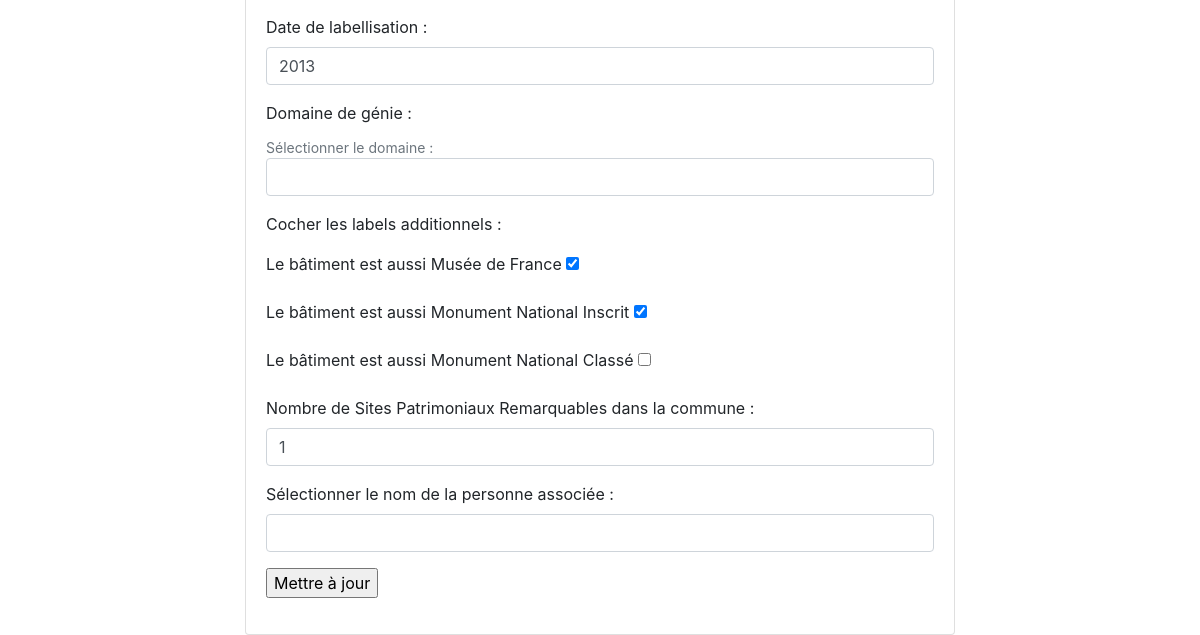
Before: /update/maisons/ABBAYE-ÉCOLE DE SORÈZE (lower part) with the older database file.
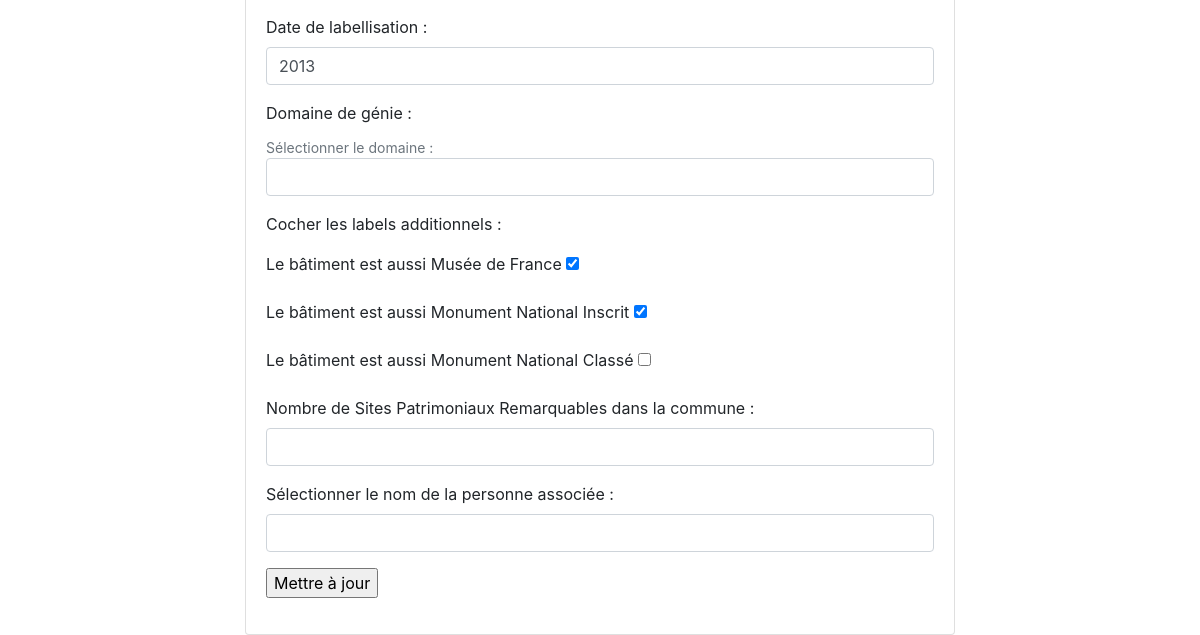
After: the same page with the newer database file.
### appli/app/models/data.py (models this page shows)
class Maisons(db.Model):
    __tablename__ = "maisons"
    id = db.Column(db.String(500), primary_key=True)
    denomination = db.Column(db.String(45))
    code_postal = db.Column(db.String(5))
    dpmt = db.Column(db.String(45))
    region = db.Column(db.String(45))
    adresse = db.Column(db.String(45))
    commune = db.Column(db.String(45))
    code_INSEE = db.Column(db.String(5))
    pays = db.Column(db.String(45))
    date_label = db.Column(db.Integer)
    latitude = db.Column(db.Float)
    longitude = db.Column(db.Float)
    museeFrance = db.Column(db.Boolean)
    monumentsInscrits = db.Column(db.Boolean)
    monumentsClasses = db.Column(db.Boolean)
    nombreSPR = db.Column(db.Integer, nullable=True)
    type = db.Column(db.Enum(Domaine))
    idWikidata = db.Column(
        db.String(20),
        db.ForeignKey('personnes.idWikidata'))
    @staticmethod
    def get_distinct_regions():
        distinct_regions = db.session.query(Maisons.region.distinct()).all()
        return [region[0] for region in distinct_regions]

### appli/app/routes/update.py (the view)
@app.route("/update/maisons/<string:nom_maison>", methods=['GET', 'POST'])
def update_maisons(nom_maison):
    distinct_regions = Maisons.get_distinct_regions()
    maison= Maisons.query.filter(Maisons.denomination == nom_maison).first()
    personne = Personnes.query.filter(Personnes.idWikidata == str(maison.idWikidata)).first()
    form = UpdateMaisons()
    form.id.data = maison.id
    form.denomination.data = maison.denomination
    form.code_postal.data = maison.code_postal
    form.adresse.data = maison.adresse
    form.commune.data = maison.commune
    form.dpmt.data = maison.dpmt
    form.region.data = maison.region
    form.code_INSEE.data = maison.code_INSEE
    form.pays.data = maison.pays
    form.date_label.data = maison.date_label
    form.latitude.data = maison.latitude
    form.longitude.data = maison.longitude
    form.museeFrance.data = maison.museeFrance
    form.monumentsInscrits.data = maison.monumentsInscrits
    form.monumentsClasses.data = maison.monumentsClasses
    form.nombreSPR.data = maison.nombreSPR #if maison.nombreSPR else ''
    form.type.data = maison.type.value if maison.type else ''
    form.nomIllustre.data = personne.nomIllustre if personne else ''
    form.nomIllustre.choices = [('','')] + [(personnes.nomIllustre, personnes.nomIllustre) for personnes in Personnes.query.all()]
    form.region.choices = [('','')] + [(region, region) for region in distinct_regions]
    form.type.choices = [('','')] + [(domaine.value, domaine.value) for domaine in Domaine]
    print("Formulaire est-il valide ?", form.validate_on_submit())
    if not form.validate_on_submit():
       app.logger.error("Erreurs de validation du formulaire : %s", form.errors)
    try:
        if form.validate_on_submit():
            id =  clean_arg(request.form.get("id", None))
            adresse =  clean_arg(request.form.get("adresse", None))
            commune =  clean_arg(request.form.get("commune", None))
            code_postal =  clean_arg(request.form.get("code_postal", None))
            code_INSEE =  clean_arg(request.form.get("code_INSEE", None))
            dpmt =  clean_arg(request.form.get("dpmt", None))
            region =  clean_arg(request.form.get("region", None))
            pays =  clean_arg(request.form.get("pays", None))
            latitude =  clean_arg(request.form.get("latitude", None))
            longitude =  clean_arg(request.form.get("longitude", None))
            date_label =  clean_arg(request.form.get("date_label", None))
            type =  clean_arg(request.form.get("type", None))
            museeFrance =  clean_arg(request.form.get("museeFrance", None))
            monumentsInscrits =  clean_arg(request.form.get("monumentsInscrits", None))
            monumentsClasses =  clean_arg(request.form.get("monumentsClasses", None))
            nombreSPR =  clean_arg(request.form.get("nombreSPR", None))
            nomIllustre = clean_arg(request.form.get("nomIllustre", None))
            if maison:
                print(maison)
                maison.id = id
                maison.adresse = adresse
                maison.commune = commune
                maison.code_postal = code_postal
                maison.code_INSEE = code_INSEE
                maison.dpmt = dpmt
                maison.region = region
                maison.pays = pays
                maison.latitude = latitude
                maison.longitude = longitude
                maison.date_label = date_label
                maison.type = Domaine.obtenir_clef(type)
                maison.museeFrance = True if museeFrance == 'y' else False
                maison.monumentsInscrits = True if monumentsInscrits == 'y' else False
                maison.monumentsClasses = True if monumentsClasses == 'y' else False
                maison.nombreSPR = nombreSPR #if nombreSPR else None
                if nomIllustre is not None:
                    print("je détecte quelque chose")
                    pers_a_lier = Personnes.query.filter(Personnes.nomIllustre == nomIllustre).first()
                    maison.idWikidata = pers_a_lier.idWikidata
                else :
                    print("je ne détecte rien")
                    maison.idWikidata = None
                db.session.commit()
                print("mise à jour effectuée")
                return redirect(url_for('info_maisons', nom_maisons=nom_maison))
            else:
                print("Aucun information sur cette maison.")
    except Exception as e:
        print(f"Une erreur s'est produite : {str(e)}")
        print(nombreSPR)
        db.session.rollback()
    return render_template("pages/update_maisons.html",
            sous_titre= "Update maisons",
            form=form,
            donnees=maison)

### appli/app/templates/pages/update_maisons.html (shortened to what this page needs)
{% extends "partials/conteneur.html" %}
{% block body %}
<div class="container">
    <div class="row">
        <div class="col-sm-2"></div>
        <div class="col-sm-8">
            <div class="collapse show" id="collapseExample">
                <div class="card card-body">
                    {% include "partials/formulaires/update_maison.html" %}
                </div>
            </div>
        </div>
        <div class="col-sm-2"></div>
    </div>
</div>
{% endblock %}

### appli/app/templates/partials/formulaires/update_maison.html (shortened to what this page needs)
<form action="{{url_for('update_maisons', nom_maison=donnees.denomination)}}" method="POST" name="update_maisons">
{%if donnees%}
    <div class="form-group">
        <label for="date_label">Date de labellisation : </label>
        {{ form.date_label(class_="form-control") }}
    </div>
    <div class="form-group">
        <label for="type">Domaine de génie : </label>
        <small id="type" class="form-text text-muted">Sélectionner le domaine : </small>
        {{ form.type(class_="form-control") }}
    </div>
    <div class="form-group">
        <p>Cocher les labels additionnels : </p>
        <label for="musee_france">Le bâtiment est aussi Musée de France </label>
        {{ form.museeFrance() }}
    </div>
    <div class="form-group">
        <label for="monuments_inscrit">Le bâtiment est aussi Monument National Inscrit </label>
        {{ form.monumentsInscrits() }}
    </div>
    <div class="form-group">
        <label for="monuments_classes">Le bâtiment est aussi Monument National Classé </label>
        {{ form.monumentsClasses() }}
    </div>
    <div class="form-group">
        <label for="nombre_SPR">Nombre de Sites Patrimoniaux Remarquables dans la commune : </label>
        {{ form.nombreSPR(class_="form-control") }}
    </div>
    <div class="form-group">
        <label for="nomIllustre">Sélectionner le nom de la personne associée : </label>
        {{ form.nomIllustre(class_="form-control") }}
    </div>
    {%endif%}
    <p><input type="submit" value="Mettre à jour"></p>
</form>

Changed rows visible on the page:
changed Maisons: nombreSPR "1" → (not shown)
